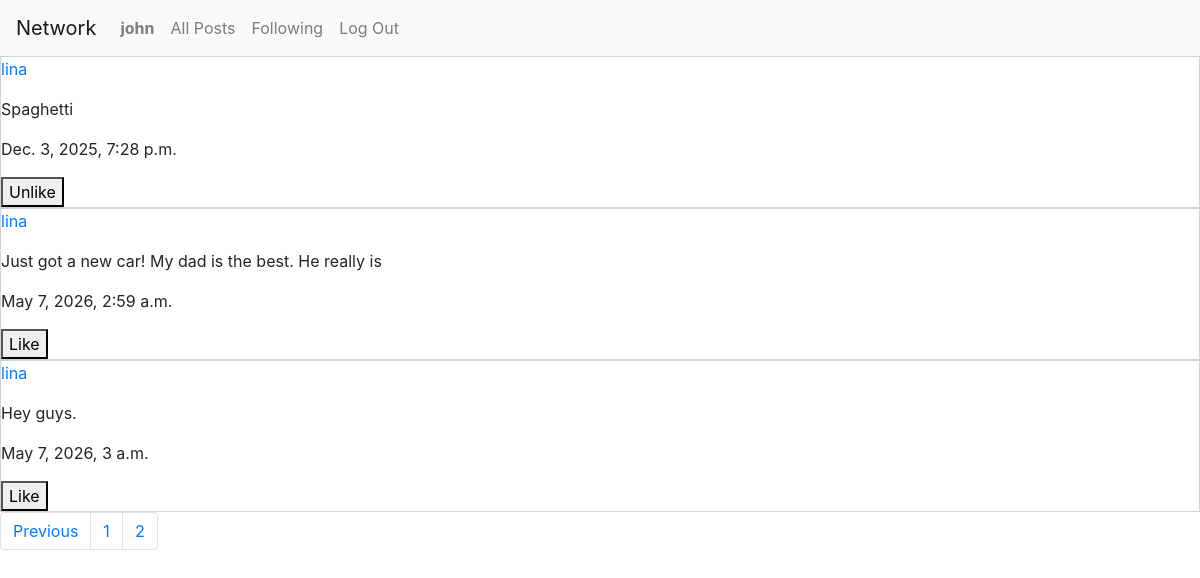
The app's page /following_page?page=2 (signed in) with its own data.
### network/models.py (models this page shows)
class User(AbstractUser):
    pass

class Post(models.Model):
    author = models.ForeignKey(User, on_delete=models.CASCADE, related_name="current_author")
    time = models.DateTimeField(auto_now_add=True)
    content = models.CharField(max_length=100)
    def __str__(self):
        return f"{self.id} {self.author}, {self.content}, {self.time}"

### network/views.py (the view)
# urls.py: path("following_page", views.following_page, name="following_page"),
def following_page(request):
    my_followers = Following.objects.filter(source=request.user)
    target_list = []
    for i in my_followers:
        target_list.append(i.target)
    content_list = []
    for i in target_list:
        target_content = Post.objects.filter(author=i)
        content_list += target_content
    print(content_list)
    liked_post = []
    filtered_likes = Like.objects.filter(source=request.user)
    for i in filtered_likes:
        post_content = i.target.id
        liked_post.append(post_content)
    p = Paginator(content_list, 10)
    page_number = request.GET.get('page')
    page_obj = p.get_page(page_number)
    return render(request, "network/following_page.html", {
        "content_list":page_obj,
        "page_obj": page_obj,
        "liked_posts":liked_post,
    })

### network/templates/network/following_page.html (shortened to what this page needs)
{% extends "network/layout.html" %}
{% load static %}
{% block body %}
{% for i in content_list %}
    <div class="single_post" id="single_post_{{i.id}}">
        <p><a href="{% url 'user_profile_page' id=i.author.id %}">{{i.author}}</a></p>
        <p>{{i.content}}</p>
        <p>{{i.time}}</p>
        {% if user.is_authenticated %}
            <button id="unlike_button_{{i.id}}" onclick="unlikePost({{i.id}})" style="{% if i.id not in liked_posts %} display:none {% endif %}">Unlike</button>
            <button id="like_button_{{i.id}}" onclick="likePost({{i.id}})" style="{% if i.id in liked_posts %} display:none {% else %} display:block {% endif %} ">Like</button>
        {% endif %}
    </div>
{% endfor %}
<nav aria-label="Page navigation example">
    <ul class="pagination">
        {% if page_obj.has_previous %}
            <li class="page-item"><a class="page-link" href="?page={{ page_obj.previous_page_number }}">Previous</a></li>
        {% endif %}
        {% for i in page_obj.paginator.page_range %}
            <li class="page-item"><a class="page-link" href="?page={{i}}">{{i}}</a></li>
        {%endfor%}
    </ul>
</nav>
{% endblock %}

### network/templates/network/layout.html (shortened to what this page needs)
{% load static %}
<!DOCTYPE html>
<html lang="en">
    <head>
        <link rel="stylesheet" href="https://stackpath.bootstrapcdn.com/bootstrap/4.4.1/css/bootstrap.min.css">
        <link href="{% static 'network/styles.css' %}" rel="stylesheet">
    </head>
    <body>
        <nav class="navbar navbar-expand-lg navbar-light bg-light">
            <a class="navbar-brand" href="#">Network</a>
            <div>
              <ul class="navbar-nav mr-auto">
                {% if user.is_authenticated %}
                    <li class="nav-item">
                        <a class="nav-link" href="{% url 'user_profile_page' id=user.id %}"><strong>{{ user.username }}</strong></a>
                    </li>
                {% endif %}
                <li class="nav-item">
                  <a class="nav-link" href="{% url 'index' %}">All Posts</a>
                </li>
                {% if user.is_authenticated %}
                    <li class="nav-item">
                        <a class="nav-link" href="{% url 'following_page' %}">Following</a>
                    </li>
                    <li class="nav-item">
                        <a class="nav-link" href="{% url 'logout' %}">Log Out</a>
                    </li>
                {% endif %}
              </ul>
            </div>
          </nav>
        <div class="body">
            {% block body %}{% endblock %}
        </div>
    </body>
</html>

### network/static/network/styles.css (style rules this page uses)
.single_post { border: lightgray solid 1px; }
ul { list-style-type: none; padding-left: 3; margin: 0; }

### records on screen
User: username "john"
Post: author "lina", content "Spaghetti", time "Dec. 3, 2025, 7:28 p.m."
Post: author "lina", content "Just got a new car! My dad is the best. He really is", time "May 7, 2026, 2:59 a.m."
Post: author "lina", content "Hey guys.", time "May 7, 2026, 3 a.m."

### other values on screen
{{ i }} "1" "2"
